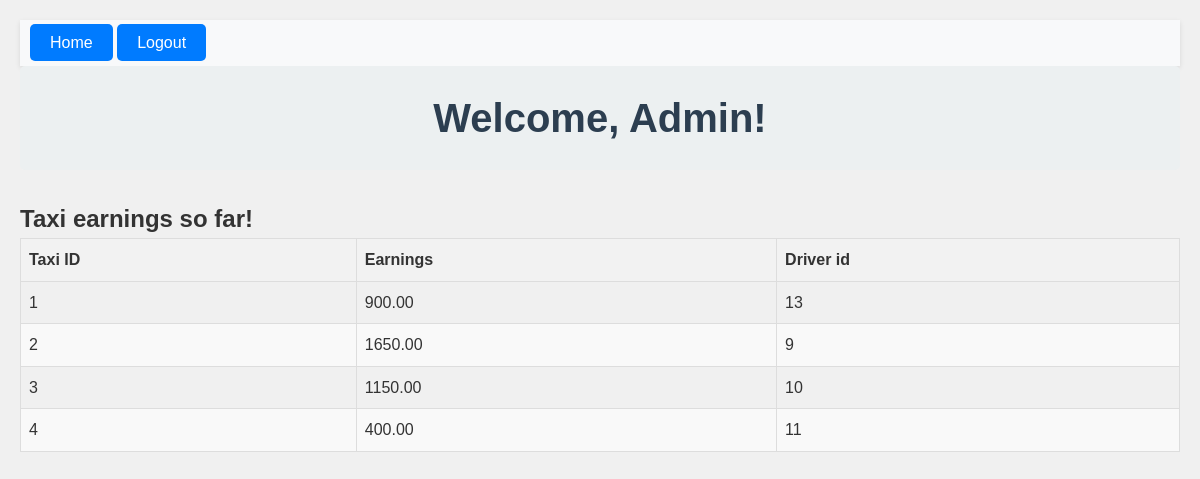
The app's page /display_taxis/ (signed in), older data.
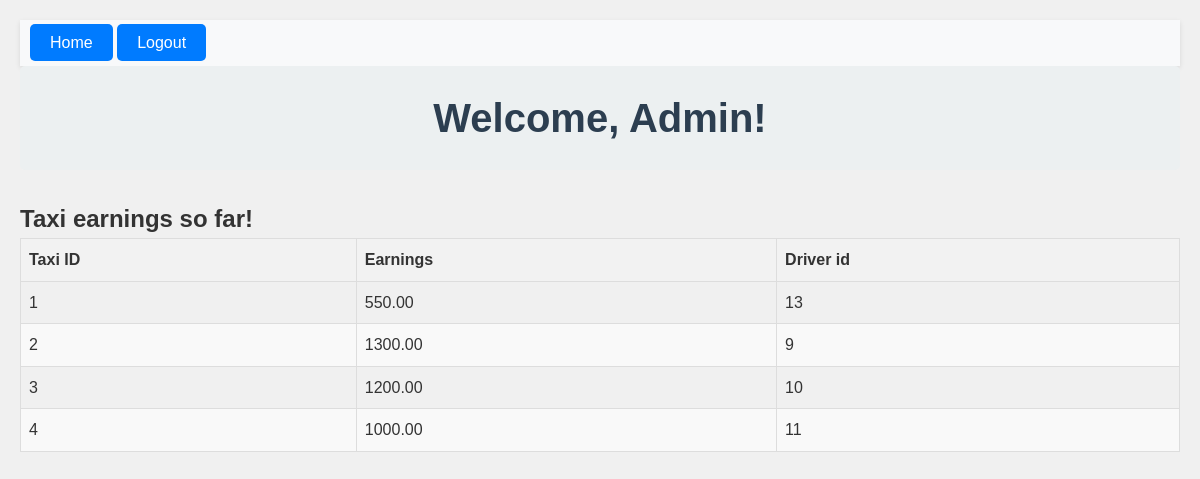
The same page, newer data.
### bookings/models.py (models this page shows, shortened)
class Taxi(models.Model):
    taxi_id = models.AutoField(primary_key=True)
    driver = models.OneToOneField(User, on_delete=models.SET_NULL, null=True, related_name='assigned_taxi')
    current_location = models.CharField(max_length=1, choices=[('A', 'A'), ('B', 'B'), ('C', 'C'), ('D', 'D'), ('E', 'E'), ('F', 'F')],default='A')
    earnings = models.DecimalField(max_digits=10, decimal_places=2, default=0.0)
    location_index = models.IntegerField(default=0)

### bookings/decorators.py (the view)
    def wrap(request, *args, **kwargs):
        if request.user.is_superuser:
            return function(request, *args, **kwargs)
        else:
            messages.error(request, "You do not have permission to view this page.")
            return redirect(reverse('index'))

### bookings/views.py (called while the page is built)
@admin_required
def display_taxis(request):
    if not request.user.is_superuser:
        messages.error(request,'You do not have permission to view this page.')
        return redirect('login')
    taxis = Taxi.objects.all().order_by('taxi_id')
    context = {
        'taxis': taxis,
        'user_role': 'Admin'
    }
    return render(request, 'total_taxis.html',context)

### bookings/templates/total_taxis.html (shortened to what this page needs)
{% extends 'base.html' %}
{% block content %}
<body>
    <header>
        <h1>Welcome, {{ user_role }}!</h1>
    <main>
        <h2>Taxi earnings so far!</h2>
        <table>
            <thead>
                <tr>
                    <th>Taxi ID</th>
                    <th>Earnings</th>
                    <th>Driver id</th>
                </tr>
            </thead>
            <tbody>
                {% for taxi in taxis %}
                <tr>
                    <td>{{ taxi.taxi_id }}</td>
                    <td>{{ taxi.earnings }}</td>
                    <td>{{ taxi.driver_id }}</td>
                </tr>
                {% endfor %}
            </tbody>
        </table>
    </main>
</body>
{% endblock %}

Row changes from the older to the newer data that the page shows:
changed Taxi id 1: earnings "900.00" → "550.00"
changed Taxi id 2: earnings "1650.00" → "1300.00"
changed Taxi id 3: earnings "1150.00" → "1200.00"
changed Taxi id 4: earnings "400.00" → "1000.00"
